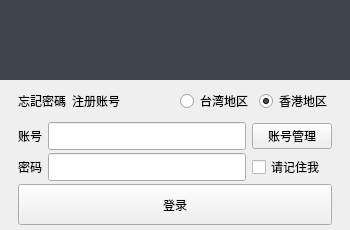
<?xml version="1.0" encoding="UTF-8"?>
<ui version="4.0">
 <class>Login</class>
 <widget class="QWidget" name="Login">
  <property name="geometry">
   <rect>
    <x>0</x>
    <y>0</y>
    <width>350</width>
    <height>230</height>
   </rect>
  </property>
  <property name="windowTitle">
   <string>QsBeanfun</string>
  </property>
  <layout class="QVBoxLayout" name="verticalLayout_2">
   <property name="spacing">
    <number>0</number>
   </property>
   <property name="leftMargin">
    <number>0</number>
   </property>
   <property name="topMargin">
    <number>0</number>
   </property>
   <property name="rightMargin">
    <number>0</number>
   </property>
   <property name="bottomMargin">
    <number>5</number>
   </property>
   <item>
    <widget class="QLabel" name="label_logoView">
     <property name="maximumSize">
      <size>
       <width>16777215</width>
       <height>80</height>
      </size>
     </property>
     <property name="styleSheet">
      <string notr="true">padding:0px;border:0px;background:#40444F;</string>
     </property>
     <property name="text">
      <string/>
     </property>
     <property name="alignment">
      <set>Qt::AlignCenter</set>
     </property>
    </widget>
   </item>
   <item>
    <layout class="QVBoxLayout" name="verticalLayout">
     <property name="spacing">
      <number>0</number>
     </property>
     <property name="leftMargin">
      <number>18</number>
     </property>
     <property name="rightMargin">
      <number>18</number>
     </property>
     <item>
      <widget class="QWidget" name="widget_one" native="true">
       <layout class="QHBoxLayout" name="horizontalLayout_2">
        <property name="leftMargin">
         <number>0</number>
        </property>
        <property name="topMargin">
         <number>0</number>
        </property>
        <property name="rightMargin">
         <number>0</number>
        </property>
        <property name="bottomMargin">
         <number>0</number>
        </property>
        <item>
         <widget class="QLabel" name="label_forgotPassword">
          <property name="styleSheet">
           <string notr="true">QLabel {color:black;}QLabel:hover {color: #F57C00;}</string>
          </property>
          <property name="text">
           <string>忘記密碼</string>
          </property>
         </widget>
        </item>
        <item>
         <widget class="QLabel" name="label_register">
          <property name="styleSheet">
           <string notr="true">QLabel {color:black;}QLabel:hover {color: #F57C00;}</string>
          </property>
          <property name="text">
           <string>注册账号</string>
          </property>
          <property name="alignment">
           <set>Qt::AlignCenter</set>
          </property>
          <property name="openExternalLinks">
           <bool>true</bool>
          </property>
         </widget>
        </item>
        <item>
         <spacer name="horizontalSpacer_2">
          <property name="orientation">
           <enum>Qt::Horizontal</enum>
          </property>
          <property name="sizeHint" stdset="0">
           <size>
            <width>0</width>
            <height>0</height>
           </size>
          </property>
         </spacer>
        </item>
        <item>
         <widget class="QLabel" name="label_qrCode">
          <property name="minimumSize">
           <size>
            <width>32</width>
            <height>32</height>
           </size>
          </property>
          <property name="maximumSize">
           <size>
            <width>32</width>
            <height>32</height>
           </size>
          </property>
          <property name="cursor">
           <cursorShape>PointingHandCursor</cursorShape>
          </property>
          <property name="text">
           <string/>
          </property>
          <property name="scaledContents">
           <bool>true</bool>
          </property>
          <property name="alignment">
           <set>Qt::AlignCenter</set>
          </property>
         </widget>
        </item>
        <item>
         <widget class="QRadioButton" name="radioButton_tw">
          <property name="focusPolicy">
           <enum>Qt::NoFocus</enum>
          </property>
          <property name="text">
           <string>台湾地区</string>
          </property>
         </widget>
        </item>
        <item>
         <widget class="QRadioButton" name="radioButton_hk">
          <property name="focusPolicy">
           <enum>Qt::NoFocus</enum>
          </property>
          <property name="text">
           <string>香港地区</string>
          </property>
          <property name="checked">
           <bool>true</bool>
          </property>
         </widget>
        </item>
       </layout>
      </widget>
     </item>
     <item>
      <widget class="QWidget" name="widget_two" native="true">
       <layout class="QGridLayout" name="gridLayout">
        <property name="leftMargin">
         <number>0</number>
        </property>
        <property name="topMargin">
         <number>0</number>
        </property>
        <property name="rightMargin">
         <number>0</number>
        </property>
        <property name="bottomMargin">
         <number>3</number>
        </property>
        <property name="verticalSpacing">
         <number>3</number>
        </property>
        <item row="0" column="0">
         <widget class="QLabel" name="label">
          <property name="text">
           <string>账号</string>
          </property>
          <property name="alignment">
           <set>Qt::AlignRight|Qt::AlignTrailing|Qt::AlignVCenter</set>
          </property>
         </widget>
        </item>
        <item row="1" column="3">
         <widget class="QCheckBox" name="checkBox_remember">
          <property name="focusPolicy">
           <enum>Qt::NoFocus</enum>
          </property>
          <property name="text">
           <string>请记住我</string>
          </property>
         </widget>
        </item>
        <item row="1" column="0">
         <widget class="QLabel" name="label_5">
          <property name="text">
           <string>密码</string>
          </property>
          <property name="alignment">
           <set>Qt::AlignRight|Qt::AlignTrailing|Qt::AlignVCenter</set>
          </property>
         </widget>
        </item>
        <item row="0" column="1">
         <widget class="QLineEdit" name="lineEdit_account">
          <property name="minimumSize">
           <size>
            <width>0</width>
            <height>28</height>
           </size>
          </property>
         </widget>
        </item>
        <item row="1" column="1">
         <widget class="QLineEdit" name="lineEdit_password">
          <property name="minimumSize">
           <size>
            <width>0</width>
            <height>28</height>
           </size>
          </property>
          <property name="echoMode">
           <enum>QLineEdit::Password</enum>
          </property>
          <property name="clearButtonEnabled">
           <bool>true</bool>
          </property>
         </widget>
        </item>
        <item row="0" column="3">
         <widget class="QPushButton" name="pushButton_actManager">
          <property name="focusPolicy">
           <enum>Qt::NoFocus</enum>
          </property>
          <property name="text">
           <string>账号管理</string>
          </property>
         </widget>
        </item>
       </layout>
      </widget>
     </item>
     <item>
      <widget class="QPushButton" name="pushButton_login">
       <property name="sizePolicy">
        <sizepolicy hsizetype="Preferred" vsizetype="Preferred">
         <horstretch>0</horstretch>
         <verstretch>0</verstretch>
        </sizepolicy>
       </property>
       <property name="text">
        <string>登录</string>
       </property>
      </widget>
     </item>
    </layout>
   </item>
  </layout>
 </widget>
 <tabstops>
  <tabstop>pushButton_actManager</tabstop>
  <tabstop>checkBox_remember</tabstop>
  <tabstop>radioButton_tw</tabstop>
  <tabstop>radioButton_hk</tabstop>
 </tabstops>
 <resources/>
 <connections/>
</ui>
